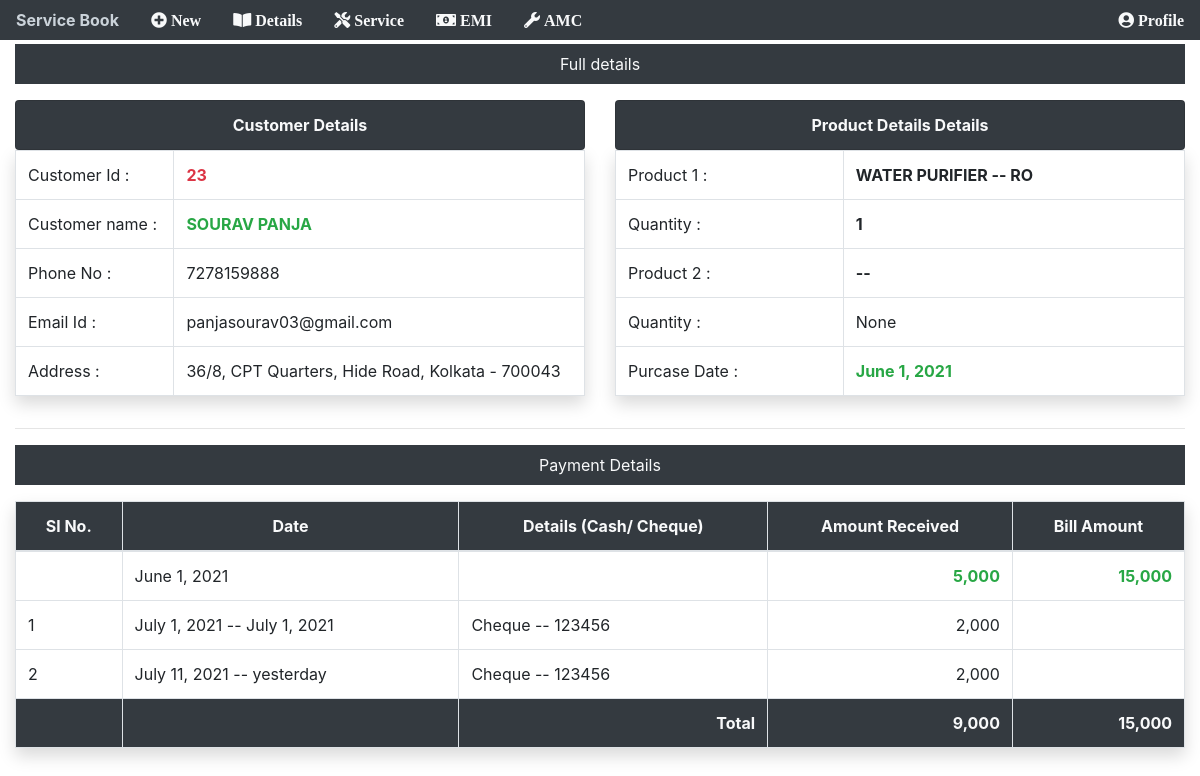
/details/23 (signed in), run on the app's committed database.
### app/models.py (models this page shows, shortened)
class customerDetails(models.Model):
    custimerId = models.AutoField(primary_key=True)
    name = models.CharField(max_length=100)
    address = models.CharField(max_length=100, null=True)
    phoneNo = models.CharField(max_length=100, unique=True)
    email = models.EmailField(null=True)
    service = models.IntegerField(null=True, blank=True)
    emi = models.CharField(max_length=10, null=True, blank=True)
    modelNameOne = models.CharField(max_length=100)
    quantityOne = models.CharField(max_length=2, null=True)
    modelNoOne = models.CharField(max_length=100)
    modelNameTwo = models.CharField(max_length=100, blank=True)
    quantityTwo = models.CharField(max_length=2, null=True, blank=True)
    modelNoTwo = models.CharField(max_length=100, blank=True)
    purchaseDate = models.DateField(auto_now=False, auto_now_add=False)
    totalAmount = models.IntegerField()
    advanceAmount = models.IntegerField()
    dueAmount = models.IntegerField(null=True)
    def total_paid_amount(self):  # for total paid amount
        tt = self.advanceAmount
        ap = self.amount_paid()
        return tt + ap
    def amount_paid(self):  # for paymennt
        items = paymentOnEmi.objects.filter(refNo=self.custimerId)
        total = 0
        for item in items:
            total += item.paidAmount
        return total

class paymentOnEmi(models.Model):
    refNo = models.IntegerField()
    paidAmount = models.IntegerField()
    paymentDate = models.DateField(auto_now=False, auto_now_add=False)
    cashCheque = models.CharField(max_length=100, null=True)
    chequeNo = models.CharField(max_length=10, null=True, blank=True)

### app/views.py (the view)
# urls.py: path('details/<int:id>', views.iddetails, name="iddetails"),
@login_required(login_url="/login")
def iddetails(request, id):
    ghh = customerDetails.objects.get(pk=id)
    phh = paymentOnEmi.objects.filter(refNo=id)
    return render(request, "main/iddetails.html", {'ghh': ghh, 'phh': phh, 'id': id})

### templates/main/iddetails.html
{% include "main/base.html" %} {% load humanize %} {% block content %}
<div class="container-fluid">
  <div class="bg-dark mt-1">
    <p class="nav-link text-light text-center">Full details</p>
  </div>
  <div class="row">
    <div class="col-6">
      <table class="table table-bordered shadow">
        <ul class="list-group">
          <li class="list-group-item bg-dark text-light text-center">
            <strong>Customer Details</strong>
          </li>
        </ul>
        <tbody>
          <tr>
            <td>Customer Id :</td>
            <td class="text-danger"><strong>{{ghh.custimerId}}</strong></td>
          </tr>
          <tr>
            <td>Customer name :</td>
            <td class="text-success"><strong>{{ghh.name | upper}}</strong></td>
          </tr>
          <tr>
            <td>Phone No :</td>
            <td>{{ghh.phoneNo}}</td>
          </tr>
          <tr>
            <td>Email Id :</td>
            <td>{{ghh.email}}</td>
          </tr>
          <tr>
            <td>Address :</td>
            <td>{{ghh.address}}</td>
          </tr>
        </tbody>
      </table>
    </div>
    <div class="col-6">
      <ul class="list-group">
        <li class="list-group-item bg-dark text-light text-center">
          <strong>Product Details Details</strong>
        </li>
      </ul>
      <table class="table table-bordered shadow">
        <tbody>
          <tr>
            <td>Product 1 :</td>
            <td>
              <strong
                >{{ghh.modelNameOne | upper}} -- {{ghh.modelNoOne}}</strong
              >
            </td>
          </tr>
          <tr>
            <td>Quantity :</td>
            <td><strong>{{ghh.quantityOne}}</strong></td>
          </tr>
          <tr>
            <td>Product 2 :</td>
            <td><strong>{{ghh.modelNameTwo}} -- {{ghh.modelNoTwo}}</strong></td>
          </tr>
          <tr>
            <td>Quantity :</td>
            <td>{{ghh.quantityTwo}}</td>
          </tr>
          <tr>
            <td>Purcase Date :</td>
            <td class="text-success"><strong>{{ghh.purchaseDate}}</strong></td>
          </tr>
        </tbody>
      </table>
    </div>
  </div>
  <hr />
  <div class="bg-dark mt-1">
    <p class="nav-link text-center text-light">Payment Details</p>
  </div>
  <div class="row">
    <div class="col">
      <table class="table table-bordered shadow">
        <thead>
          <tr class="bg-dark text-light text-center">
            <th>Sl No.</th>
            <th>Date</th>
            <th>Details (Cash/ Cheque)</th>
            <th>Amount Received</th>
            <th>Bill Amount</th>
          </tr>
        </thead>
        <tbody>
          <tr>
            <td></td>
            <td>{{ghh.purchaseDate}}</td>
            <td></td>
            <td class="text-right text-success">
              <strong>{{ghh.advanceAmount | intcomma}}</strong>
            </td>
            <td class="text-right text-success">
              <strong>{{ghh.totalAmount | intcomma}}</strong>
            </td>
          </tr>
          {% for p in phh %}
          <tr>
            <td>{{forloop.counter}}</td>
            <td>{{p.paymentDate}} -- {{p.paymentDate | naturalday}}</td>
            <td>{{p.cashCheque}} -- {{p.chequeNo}}</td>
            <td class="text-right">{{p.paidAmount | intcomma}}</td>
            <td></td>
          </tr>
          {% endfor %}
        </tbody>
        <tfoot>
          <tr class="bg-dark text-light">
            <th></th>
            <th></th>
            <th class="text-right">Total</th>
            <th class="text-right">{{ghh.total_paid_amount | intcomma}}</th>
            <th class="text-right">{{ghh.totalAmount | intcomma}}</th>
          </tr>
        </tfoot>
      </table>
    </div>
  </div>
</div>
{% endblock %}

### data on the page
customerDetails: custimerId "23", name "SOURAV PANJA", phoneNo "7278159888", email "panjasourav03@gmail.com", address "36/8, CPT Quarters, Hide Road, Kolkata - 700043", modelNameOne "WATER PURIFIER", modelNoOne "RO", quantityOne "1", quantityTwo "None", purchaseDate "June 1, 2021", advanceAmount "5,000", totalAmount "15,000", total_paid_amount "9,000"
paymentOnEmi: paymentDate "July 1, 2021", cashCheque "Cheque", chequeNo "123456", paidAmount "2,000"
paymentOnEmi: paymentDate "July 11, 2021", paymentDate "yesterday", cashCheque "Cheque", chequeNo "123456", paidAmount "2,000"
